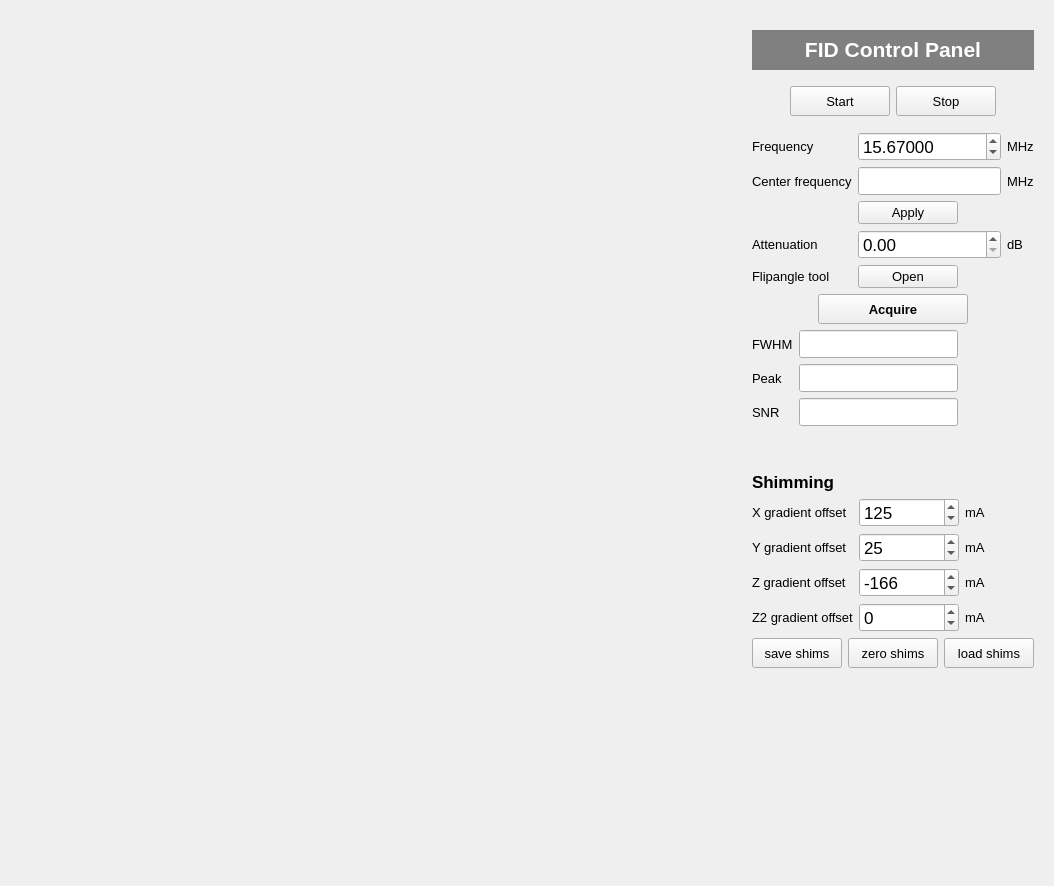
<?xml version="1.0" encoding="UTF-8"?>
<ui version="4.0">
 <class>mri_fid_Widget</class>
 <widget class="QWidget" name="mri_fid_Widget">
  <property name="geometry">
   <rect>
    <x>0</x>
    <y>0</y>
    <width>1054</width>
    <height>886</height>
   </rect>
  </property>
  <property name="windowTitle">
   <string>FID</string>
  </property>
  <layout class="QHBoxLayout" name="horizontalLayout" stretch="0,0,0">
   <item>
    <widget class="QWidget" name="plotWidget" native="true">
     <property name="sizePolicy">
      <sizepolicy hsizetype="Preferred" vsizetype="Preferred">
       <horstretch>0</horstretch>
       <verstretch>0</verstretch>
      </sizepolicy>
     </property>
     <property name="minimumSize">
      <size>
       <width>600</width>
       <height>500</height>
      </size>
     </property>
     <layout class="QVBoxLayout" name="plotLayout"/>
    </widget>
   </item>
   <item>
    <spacer name="horizontalSpacer_7">
     <property name="orientation">
      <enum>Qt::Horizontal</enum>
     </property>
     <property name="sizeType">
      <enum>QSizePolicy::Fixed</enum>
     </property>
     <property name="sizeHint" stdset="0">
      <size>
       <width>10</width>
       <height>20</height>
      </size>
     </property>
    </spacer>
   </item>
   <item>
    <widget class="QWidget" name="controlWidget" native="true">
     <property name="enabled">
      <bool>true</bool>
     </property>
     <property name="sizePolicy">
      <sizepolicy hsizetype="Fixed" vsizetype="Preferred">
       <horstretch>0</horstretch>
       <verstretch>0</verstretch>
      </sizepolicy>
     </property>
     <property name="minimumSize">
      <size>
       <width>300</width>
       <height>0</height>
      </size>
     </property>
     <property name="maximumSize">
      <size>
       <width>300</width>
       <height>16777215</height>
      </size>
     </property>
     <property name="font">
      <font>
       <pointsize>10</pointsize>
      </font>
     </property>
     <property name="autoFillBackground">
      <bool>false</bool>
     </property>
     <property name="styleSheet">
      <string notr="true"/>
     </property>
     <layout class="QVBoxLayout" name="verticalLayout" stretch="0,0,0,0,0,0,0,0,0,0,0,0,0">
      <item>
       <spacer name="verticalSpacer_5">
        <property name="orientation">
         <enum>Qt::Vertical</enum>
        </property>
        <property name="sizeType">
         <enum>QSizePolicy::Fixed</enum>
        </property>
        <property name="sizeHint" stdset="0">
         <size>
          <width>20</width>
          <height>10</height>
         </size>
        </property>
       </spacer>
      </item>
      <item>
       <widget class="QLabel" name="FIDLabel">
        <property name="sizePolicy">
         <sizepolicy hsizetype="Preferred" vsizetype="Fixed">
          <horstretch>0</horstretch>
          <verstretch>0</verstretch>
         </sizepolicy>
        </property>
        <property name="minimumSize">
         <size>
          <width>0</width>
          <height>40</height>
         </size>
        </property>
        <property name="font">
         <font>
          <pointsize>16</pointsize>
          <weight>75</weight>
          <bold>true</bold>
         </font>
        </property>
        <property name="styleSheet">
         <string notr="true">background-color:grey</string>
        </property>
        <property name="text">
         <string>&lt;html&gt;&lt;head/&gt;&lt;body&gt;&lt;p align=&quot;center&quot;&gt;&lt;span style=&quot; color:#ffffff;&quot;&gt;FID Control Panel&lt;/span&gt;&lt;/p&gt;&lt;/body&gt;&lt;/html&gt;</string>
        </property>
        <property name="alignment">
         <set>Qt::AlignLeading|Qt::AlignLeft|Qt::AlignVCenter</set>
        </property>
       </widget>
      </item>
      <item>
       <spacer name="verticalSpacer">
        <property name="orientation">
         <enum>Qt::Vertical</enum>
        </property>
        <property name="sizeType">
         <enum>QSizePolicy::Fixed</enum>
        </property>
        <property name="sizeHint" stdset="0">
         <size>
          <width>20</width>
          <height>10</height>
         </size>
        </property>
       </spacer>
      </item>
      <item>
       <layout class="QGridLayout" name="gridLayout_2">
        <item row="0" column="1">
         <widget class="QPushButton" name="startButton">
          <property name="sizePolicy">
           <sizepolicy hsizetype="Fixed" vsizetype="Fixed">
            <horstretch>0</horstretch>
            <verstretch>0</verstretch>
           </sizepolicy>
          </property>
          <property name="minimumSize">
           <size>
            <width>100</width>
            <height>30</height>
           </size>
          </property>
          <property name="text">
           <string>Start</string>
          </property>
         </widget>
        </item>
        <item row="0" column="3">
         <widget class="QPushButton" name="stopButton">
          <property name="sizePolicy">
           <sizepolicy hsizetype="Fixed" vsizetype="Fixed">
            <horstretch>0</horstretch>
            <verstretch>0</verstretch>
           </sizepolicy>
          </property>
          <property name="minimumSize">
           <size>
            <width>100</width>
            <height>30</height>
           </size>
          </property>
          <property name="text">
           <string>Stop</string>
          </property>
         </widget>
        </item>
        <item row="0" column="4">
         <spacer name="horizontalSpacer">
          <property name="orientation">
           <enum>Qt::Horizontal</enum>
          </property>
          <property name="sizeHint" stdset="0">
           <size>
            <width>40</width>
            <height>20</height>
           </size>
          </property>
         </spacer>
        </item>
        <item row="0" column="0">
         <spacer name="horizontalSpacer_2">
          <property name="orientation">
           <enum>Qt::Horizontal</enum>
          </property>
          <property name="sizeHint" stdset="0">
           <size>
            <width>40</width>
            <height>20</height>
           </size>
          </property>
         </spacer>
        </item>
       </layout>
      </item>
      <item>
       <spacer name="verticalSpacer_2">
        <property name="orientation">
         <enum>Qt::Vertical</enum>
        </property>
        <property name="sizeType">
         <enum>QSizePolicy::Fixed</enum>
        </property>
        <property name="sizeHint" stdset="0">
         <size>
          <width>20</width>
          <height>10</height>
         </size>
        </property>
       </spacer>
      </item>
      <item>
       <layout class="QGridLayout" name="gridLayout">
        <item row="1" column="1">
         <widget class="QLineEdit" name="centerFreq">
          <property name="sizePolicy">
           <sizepolicy hsizetype="Preferred" vsizetype="Fixed">
            <horstretch>0</horstretch>
            <verstretch>0</verstretch>
           </sizepolicy>
          </property>
          <property name="minimumSize">
           <size>
            <width>0</width>
            <height>0</height>
           </size>
          </property>
          <property name="font">
           <font>
            <pointsize>13</pointsize>
           </font>
          </property>
          <property name="styleSheet">
           <string notr="true"/>
          </property>
          <property name="text">
           <string/>
          </property>
          <property name="readOnly">
           <bool>true</bool>
          </property>
         </widget>
        </item>
        <item row="1" column="0">
         <widget class="QLabel" name="centerFreqLabel">
          <property name="styleSheet">
           <string notr="true"/>
          </property>
          <property name="text">
           <string>Center frequency</string>
          </property>
         </widget>
        </item>
        <item row="3" column="0">
         <widget class="QLabel" name="label_2">
          <property name="styleSheet">
           <string notr="true"/>
          </property>
          <property name="text">
           <string>Attenuation</string>
          </property>
         </widget>
        </item>
        <item row="3" column="1">
         <widget class="QDoubleSpinBox" name="atValue">
          <property name="sizePolicy">
           <sizepolicy hsizetype="Preferred" vsizetype="Fixed">
            <horstretch>0</horstretch>
            <verstretch>0</verstretch>
           </sizepolicy>
          </property>
          <property name="minimumSize">
           <size>
            <width>0</width>
            <height>0</height>
           </size>
          </property>
          <property name="font">
           <font>
            <pointsize>13</pointsize>
           </font>
          </property>
          <property name="styleSheet">
           <string notr="true"/>
          </property>
          <property name="maximum">
           <double>31.750000000000000</double>
          </property>
          <property name="singleStep">
           <double>0.250000000000000</double>
          </property>
         </widget>
        </item>
        <item row="0" column="2">
         <widget class="QLabel" name="unitFreq">
          <property name="autoFillBackground">
           <bool>false</bool>
          </property>
          <property name="styleSheet">
           <string notr="true"/>
          </property>
          <property name="text">
           <string>MHz</string>
          </property>
         </widget>
        </item>
        <item row="0" column="1">
         <widget class="QDoubleSpinBox" name="freqValue">
          <property name="sizePolicy">
           <sizepolicy hsizetype="Preferred" vsizetype="Fixed">
            <horstretch>0</horstretch>
            <verstretch>0</verstretch>
           </sizepolicy>
          </property>
          <property name="font">
           <font>
            <pointsize>13</pointsize>
           </font>
          </property>
          <property name="styleSheet">
           <string notr="true"/>
          </property>
          <property name="decimals">
           <number>5</number>
          </property>
          <property name="maximum">
           <double>60.000000000000000</double>
          </property>
          <property name="singleStep">
           <double>0.001000000000000</double>
          </property>
          <property name="value">
           <double>15.670000000000000</double>
          </property>
         </widget>
        </item>
        <item row="1" column="2">
         <widget class="QLabel" name="unitCenter">
          <property name="autoFillBackground">
           <bool>false</bool>
          </property>
          <property name="styleSheet">
           <string notr="true"/>
          </property>
          <property name="text">
           <string>MHz</string>
          </property>
         </widget>
        </item>
        <item row="0" column="0">
         <widget class="QLabel" name="freqLabel">
          <property name="styleSheet">
           <string notr="true"/>
          </property>
          <property name="text">
           <string>Frequency</string>
          </property>
         </widget>
        </item>
        <item row="2" column="1">
         <widget class="QPushButton" name="applyFreqButton">
          <property name="sizePolicy">
           <sizepolicy hsizetype="Fixed" vsizetype="Fixed">
            <horstretch>0</horstretch>
            <verstretch>0</verstretch>
           </sizepolicy>
          </property>
          <property name="minimumSize">
           <size>
            <width>0</width>
            <height>0</height>
           </size>
          </property>
          <property name="maximumSize">
           <size>
            <width>100</width>
            <height>30</height>
           </size>
          </property>
          <property name="text">
           <string>Apply</string>
          </property>
         </widget>
        </item>
        <item row="3" column="2">
         <widget class="QLabel" name="unitAt">
          <property name="autoFillBackground">
           <bool>false</bool>
          </property>
          <property name="styleSheet">
           <string notr="true"/>
          </property>
          <property name="text">
           <string>dB</string>
          </property>
         </widget>
        </item>
        <item row="4" column="0">
         <widget class="QLabel" name="label">
          <property name="text">
           <string>Flipangle tool</string>
          </property>
         </widget>
        </item>
        <item row="4" column="1">
         <widget class="QPushButton" name="openFlipangletoolBtn">
          <property name="sizePolicy">
           <sizepolicy hsizetype="Fixed" vsizetype="Fixed">
            <horstretch>0</horstretch>
            <verstretch>0</verstretch>
           </sizepolicy>
          </property>
          <property name="maximumSize">
           <size>
            <width>100</width>
            <height>30</height>
           </size>
          </property>
          <property name="text">
           <string>Open</string>
          </property>
         </widget>
        </item>
       </layout>
      </item>
      <item>
       <layout class="QHBoxLayout" name="horizontalLayout_2">
        <item>
         <spacer name="horizontalSpacer_3">
          <property name="orientation">
           <enum>Qt::Horizontal</enum>
          </property>
          <property name="sizeHint" stdset="0">
           <size>
            <width>40</width>
            <height>20</height>
           </size>
          </property>
         </spacer>
        </item>
        <item>
         <widget class="QPushButton" name="acquireButton">
          <property name="sizePolicy">
           <sizepolicy hsizetype="Fixed" vsizetype="Fixed">
            <horstretch>0</horstretch>
            <verstretch>0</verstretch>
           </sizepolicy>
          </property>
          <property name="minimumSize">
           <size>
            <width>150</width>
            <height>30</height>
           </size>
          </property>
          <property name="font">
           <font>
            <weight>75</weight>
            <bold>true</bold>
           </font>
          </property>
          <property name="text">
           <string>Acquire</string>
          </property>
         </widget>
        </item>
        <item>
         <spacer name="horizontalSpacer_6">
          <property name="orientation">
           <enum>Qt::Horizontal</enum>
          </property>
          <property name="sizeHint" stdset="0">
           <size>
            <width>40</width>
            <height>20</height>
           </size>
          </property>
         </spacer>
        </item>
       </layout>
      </item>
      <item>
       <layout class="QGridLayout" name="dataAnalysisLayout">
        <item row="5" column="1">
         <widget class="QLineEdit" name="peak">
          <property name="sizePolicy">
           <sizepolicy hsizetype="Preferred" vsizetype="Fixed">
            <horstretch>0</horstretch>
            <verstretch>0</verstretch>
           </sizepolicy>
          </property>
          <property name="font">
           <font>
            <pointsize>13</pointsize>
           </font>
          </property>
          <property name="styleSheet">
           <string notr="true"/>
          </property>
          <property name="text">
           <string/>
          </property>
         </widget>
        </item>
        <item row="4" column="1">
         <widget class="QLineEdit" name="fwhm">
          <property name="sizePolicy">
           <sizepolicy hsizetype="Preferred" vsizetype="Fixed">
            <horstretch>0</horstretch>
            <verstretch>0</verstretch>
           </sizepolicy>
          </property>
          <property name="font">
           <font>
            <pointsize>13</pointsize>
           </font>
          </property>
          <property name="styleSheet">
           <string notr="true"/>
          </property>
          <property name="text">
           <string/>
          </property>
         </widget>
        </item>
        <item row="4" column="0">
         <widget class="QLabel" name="fwhmLabel">
          <property name="styleSheet">
           <string notr="true"/>
          </property>
          <property name="text">
           <string>FWHM</string>
          </property>
         </widget>
        </item>
        <item row="6" column="1">
         <widget class="QLineEdit" name="snr">
          <property name="font">
           <font>
            <pointsize>13</pointsize>
           </font>
          </property>
          <property name="readOnly">
           <bool>true</bool>
          </property>
         </widget>
        </item>
        <item row="7" column="2">
         <spacer name="verticalSpacer_6">
          <property name="orientation">
           <enum>Qt::Vertical</enum>
          </property>
          <property name="sizeType">
           <enum>QSizePolicy::Fixed</enum>
          </property>
          <property name="sizeHint" stdset="0">
           <size>
            <width>20</width>
            <height>15</height>
           </size>
          </property>
         </spacer>
        </item>
        <item row="6" column="2">
         <spacer name="horizontalSpacer_8">
          <property name="orientation">
           <enum>Qt::Horizontal</enum>
          </property>
          <property name="sizeHint" stdset="0">
           <size>
            <width>40</width>
            <height>20</height>
           </size>
          </property>
         </spacer>
        </item>
        <item row="8" column="2">
         <spacer name="verticalSpacer_7">
          <property name="orientation">
           <enum>Qt::Vertical</enum>
          </property>
          <property name="sizeType">
           <enum>QSizePolicy::Fixed</enum>
          </property>
          <property name="sizeHint" stdset="0">
           <size>
            <width>20</width>
            <height>15</height>
           </size>
          </property>
         </spacer>
        </item>
        <item row="4" column="2">
         <spacer name="horizontalSpacer_4">
          <property name="orientation">
           <enum>Qt::Horizontal</enum>
          </property>
          <property name="sizeHint" stdset="0">
           <size>
            <width>40</width>
            <height>20</height>
           </size>
          </property>
         </spacer>
        </item>
        <item row="5" column="0">
         <widget class="QLabel" name="peakLabel">
          <property name="styleSheet">
           <string notr="true"/>
          </property>
          <property name="text">
           <string>Peak</string>
          </property>
         </widget>
        </item>
        <item row="5" column="2">
         <spacer name="horizontalSpacer_5">
          <property name="orientation">
           <enum>Qt::Horizontal</enum>
          </property>
          <property name="sizeHint" stdset="0">
           <size>
            <width>40</width>
            <height>20</height>
           </size>
          </property>
         </spacer>
        </item>
        <item row="6" column="0">
         <widget class="QLabel" name="snrLabel">
          <property name="text">
           <string>SNR</string>
          </property>
         </widget>
        </item>
        <item row="7" column="1">
         <layout class="QVBoxLayout" name="zoomLayout"/>
        </item>
        <item row="8" column="1">
         <layout class="QVBoxLayout" name="peakWindowLayout"/>
        </item>
       </layout>
      </item>
      <item>
       <spacer name="verticalSpacer_4">
        <property name="orientation">
         <enum>Qt::Vertical</enum>
        </property>
        <property name="sizeType">
         <enum>QSizePolicy::Fixed</enum>
        </property>
        <property name="sizeHint" stdset="0">
         <size>
          <width>20</width>
          <height>10</height>
         </size>
        </property>
       </spacer>
      </item>
      <item>
       <widget class="QLabel" name="shimmingLabel">
        <property name="font">
         <font>
          <pointsize>13</pointsize>
          <weight>75</weight>
          <bold>true</bold>
         </font>
        </property>
        <property name="text">
         <string>Shimming</string>
        </property>
        <property name="alignment">
         <set>Qt::AlignLeading|Qt::AlignLeft|Qt::AlignVCenter</set>
        </property>
       </widget>
      </item>
      <item>
       <layout class="QGridLayout" name="gridLayout_4">
        <item row="1" column="0">
         <widget class="QLabel" name="gradoffsetLabel_y">
          <property name="styleSheet">
           <string notr="true"/>
          </property>
          <property name="text">
           <string>Y gradient offset</string>
          </property>
         </widget>
        </item>
        <item row="0" column="1">
         <widget class="QSpinBox" name="gradOffset_x">
          <property name="minimumSize">
           <size>
            <width>100</width>
            <height>0</height>
           </size>
          </property>
          <property name="font">
           <font>
            <pointsize>13</pointsize>
           </font>
          </property>
          <property name="styleSheet">
           <string notr="true"/>
          </property>
          <property name="minimum">
           <number>-1000</number>
          </property>
          <property name="maximum">
           <number>1000</number>
          </property>
          <property name="value">
           <number>125</number>
          </property>
         </widget>
        </item>
        <item row="0" column="2">
         <widget class="QLabel" name="unitGx">
          <property name="styleSheet">
           <string notr="true"/>
          </property>
          <property name="text">
           <string>mA</string>
          </property>
         </widget>
        </item>
        <item row="0" column="0">
         <widget class="QLabel" name="gradoffsetLabel_x">
          <property name="styleSheet">
           <string notr="true"/>
          </property>
          <property name="text">
           <string>X gradient offset</string>
          </property>
         </widget>
        </item>
        <item row="2" column="0">
         <widget class="QLabel" name="gradoffsetLabel_z">
          <property name="styleSheet">
           <string notr="true"/>
          </property>
          <property name="text">
           <string>Z gradient offset</string>
          </property>
         </widget>
        </item>
        <item row="1" column="1">
         <widget class="QSpinBox" name="gradOffset_y">
          <property name="minimumSize">
           <size>
            <width>100</width>
            <height>0</height>
           </size>
          </property>
          <property name="font">
           <font>
            <pointsize>13</pointsize>
           </font>
          </property>
          <property name="styleSheet">
           <string notr="true"/>
          </property>
          <property name="minimum">
           <number>-1000</number>
          </property>
          <property name="maximum">
           <number>1000</number>
          </property>
          <property name="value">
           <number>25</number>
          </property>
         </widget>
        </item>
        <item row="1" column="2">
         <widget class="QLabel" name="unitGy">
          <property name="styleSheet">
           <string notr="true"/>
          </property>
          <property name="text">
           <string>mA</string>
          </property>
         </widget>
        </item>
        <item row="2" column="2">
         <widget class="QLabel" name="unitGz">
          <property name="styleSheet">
           <string notr="true"/>
          </property>
          <property name="text">
           <string>mA</string>
          </property>
         </widget>
        </item>
        <item row="2" column="1">
         <widget class="QSpinBox" name="gradOffset_z">
          <property name="minimumSize">
           <size>
            <width>100</width>
            <height>0</height>
           </size>
          </property>
          <property name="font">
           <font>
            <pointsize>13</pointsize>
           </font>
          </property>
          <property name="styleSheet">
           <string notr="true"/>
          </property>
          <property name="minimum">
           <number>-1000</number>
          </property>
          <property name="maximum">
           <number>1000</number>
          </property>
          <property name="value">
           <number>-166</number>
          </property>
         </widget>
        </item>
        <item row="3" column="2">
         <widget class="QLabel" name="unitGz2">
          <property name="styleSheet">
           <string notr="true"/>
          </property>
          <property name="text">
           <string>mA</string>
          </property>
         </widget>
        </item>
        <item row="3" column="0">
         <widget class="QLabel" name="gradoffsetLabel_z2">
          <property name="styleSheet">
           <string notr="true"/>
          </property>
          <property name="text">
           <string>Z2 gradient offset</string>
          </property>
         </widget>
        </item>
        <item row="3" column="1">
         <widget class="QSpinBox" name="gradOffset_z2">
          <property name="minimumSize">
           <size>
            <width>100</width>
            <height>0</height>
           </size>
          </property>
          <property name="font">
           <font>
            <pointsize>13</pointsize>
           </font>
          </property>
          <property name="styleSheet">
           <string notr="true"/>
          </property>
          <property name="minimum">
           <number>-1000</number>
          </property>
          <property name="maximum">
           <number>1000</number>
          </property>
         </widget>
        </item>
       </layout>
      </item>
      <item>
       <layout class="QGridLayout" name="gridLayout_5">
        <item row="0" column="0">
         <widget class="QPushButton" name="saveShimButton">
          <property name="sizePolicy">
           <sizepolicy hsizetype="Fixed" vsizetype="Fixed">
            <horstretch>0</horstretch>
            <verstretch>0</verstretch>
           </sizepolicy>
          </property>
          <property name="minimumSize">
           <size>
            <width>90</width>
            <height>30</height>
           </size>
          </property>
          <property name="text">
           <string>save shims</string>
          </property>
         </widget>
        </item>
        <item row="0" column="1">
         <widget class="QPushButton" name="zeroShimButton">
          <property name="sizePolicy">
           <sizepolicy hsizetype="Fixed" vsizetype="Fixed">
            <horstretch>0</horstretch>
            <verstretch>0</verstretch>
           </sizepolicy>
          </property>
          <property name="minimumSize">
           <size>
            <width>90</width>
            <height>30</height>
           </size>
          </property>
          <property name="text">
           <string>zero shims</string>
          </property>
         </widget>
        </item>
        <item row="0" column="2">
         <widget class="QPushButton" name="loadShimButton">
          <property name="sizePolicy">
           <sizepolicy hsizetype="Fixed" vsizetype="Fixed">
            <horstretch>0</horstretch>
            <verstretch>0</verstretch>
           </sizepolicy>
          </property>
          <property name="minimumSize">
           <size>
            <width>90</width>
            <height>30</height>
           </size>
          </property>
          <property name="text">
           <string>load shims</string>
          </property>
         </widget>
        </item>
       </layout>
      </item>
      <item>
       <spacer name="verticalSpacer_3">
        <property name="orientation">
         <enum>Qt::Vertical</enum>
        </property>
        <property name="sizeHint" stdset="0">
         <size>
          <width>20</width>
          <height>40</height>
         </size>
        </property>
       </spacer>
      </item>
     </layout>
    </widget>
   </item>
  </layout>
 </widget>
 <resources/>
 <connections/>
</ui>
